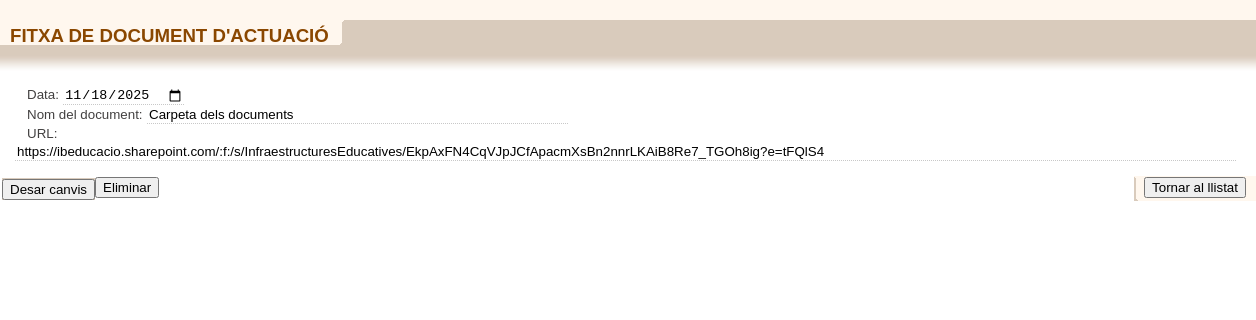
Screenshot of /actuacio/documentActuacioForm.php?id_document=678&id_actuacio=487 with the database file from the repository.
### tables this page shows
CREATE TABLE `document_actuacio` (
  `id` int(11) NOT NULL,
  `nom` varchar(255) NOT NULL,
  `url` varchar(1000) NOT NULL,
  `data` date NOT NULL DEFAULT current_timestamp(),
  `actuacio_id` int(11) NOT NULL
);

### actuacio/documentActuacioForm.php (the view, shortened to what this page needs)
<!DOCTYPE html>
<?php
	include '../connectarBD.php';
	$idDocument = isset($_GET['id_document']) ? intval($_GET['id_document']) : null;
	$nom = 'Carpeta dels documents';
	$url = '';
	$data = '';
	if ($idDocument) {
		$sql = "
			SELECT id, nom, url, data, actuacio_id
			FROM document_actuacio
			WHERE id = ?
		";
		$stmt = $connexio->prepare($sql);
		$stmt->bind_param("i", $idDocument);
		$stmt->execute();
		$resultat = $stmt->get_result();
		if ($resultat->num_rows > 0) {
			$row = $resultat->fetch_assoc();
			$nom = $row['nom'];
			$data = $row['data'];
			$url = $row['url'];
		}
	}
?>
<html>
	<head>
		<link rel="stylesheet" href="../css/estilos.css" type="text/css" />
		<link rel="stylesheet" href="../css/estilos_ficha_2.css" type="text/css" />
	</head>
	<body class="contenido" onload="ocultarFondoPrincipal();">
		<div class="contenedorFiltro"></div>
		<ul class="botoneraFicha">
			<li class="tituloFicha"><p class="posicionTituloFicha">FITXA DE DOCUMENT D'ACTUACIÓ</p></li>
		</ul>
		<div class="espacioMarron">&nbsp;</div>
		<div id="fichaEditable" style="background-color:#ffffff;">
		<div class="cabeceraFicha"></div>
		<form name="entidad" method="post" action="documentActuacioInsertUpdate.php">
			<div class="contenedorFicha">
				<div class="contenidoSeccion">
					<div class="fila">
						<label for="data" class="campoFicha_Blanca">Data:</label>
						<input type="date" id="data" name="data" class="formularioFicha" size="50" value="<?php echo $data; ?>"><br>
						<label for="nom" class="campoFicha_Blanca">Nom del document:</label>
						<input type="text" id="nom" name="nom" class="formularioFicha" size="50" value="<?php echo $nom; ?>"><br>
						<label for="url" class="campoFicha_Blanca">URL:</label>
						<input type="text" id="url" name="url" class="formularioFicha" size="150" value="<?php echo $url; ?>"><br>
					</div>
				</div>
			</div>
		</div>
		<li class="fondoBotoneraFicha">
			<button type="submit" class="boton">Desar canvis</button>
		</li>
		<li class="volverFicha">
			<button type="button" class="boton"onclick="window.history.back();">Tornar al llistat</button>
		</li>
		<form method="get" action="documentActuacioDelete.php">
			<button type="submit" class="boton" onclick="return confirm('¿Estàs segur de borrar aquest document?');">Eliminar</button>
		</form>
	</body>
</html>

### css/estilos.css (style rules this page uses)
body.contenido { margin:0px; font-family:arial; background-color:transparent; }
.boton { font-size:10pt; margin:1px 0px 0px 0px; }
.fila { margin:5px 0px 5px 0px; }
.espacioMarron { height:10px; background-color:#D9CBBC; width:100%; clear:both; }
.contenedorFiltro { background-color:#fff7ee; padding:10px; margin:0px; clear:both; }
.campoFicha_Blanca { font-size:10pt; color:#424040; margin-left: 12px; }

### css/estilos_ficha_2.css (style rules this page uses)
.botoneraFicha { list-style:none; margin:0px; padding:0px; width:100%; height:25px; background-color:#D9CBBC; }
.fondoBotoneraFicha { background-color:#D9CBBC; float:left; height:22px; margin:2px 0px 0px 2px; }
.tituloFicha { font-size:14pt; font-weight:bold; white-space:nowrap; color:#8a4700; padding:0px 15px 0px 10px; background:#FFF7EE url(../imagenes/remateLeftBotoneraFicha.gif) no-repeat right; float:left; height:25px; }
.posicionTituloFicha { margin:0px; padding:5px 0px 0px 0px; }
.volverFicha { background:#FFF7EE url(../imagenes/remateBotoneraFicha.gif) no-repeat left; float:right; height:25px; padding:0px 10px 0px 10px; }
.contenedorFicha { background-color:#ffffff; margin:0px; padding:0px; clear:both; vertical-align:top; }
.formularioFicha { font-size:10pt; color:#000000; border:0px; border-bottom:1px dotted #c8c8c8; margin-right:10px; }
.contenidoSeccion { background-color:#ffffff; padding:5px 0px 10px 15px; margin:0px; }
.cabeceraFicha { background:#ffffff url(../imagenes/fondoCabeceraFicha.gif) repeat-x top; height:20px; clear:both; }
li { list-style-type: none; }

### rows the page displays
document_actuacio: data "11/18/2025", nom "Carpeta dels documents", url "https://ibeducacio.sharepoint.com/:f:/s/InfraestructuresEducatives/EkpAxFN4CqVJpJCfApacmXsBn2nnrLKAiB8Re7_TGOh8ig?e=tFQlS4"
